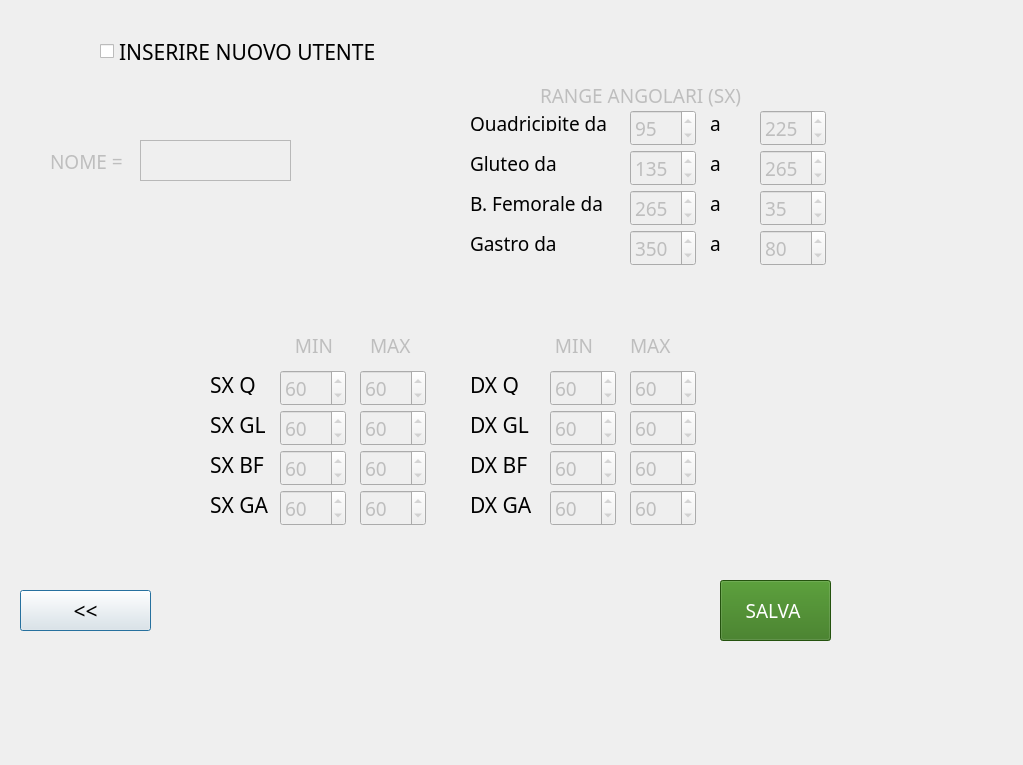
<?xml version="1.0" encoding="UTF-8"?>
<ui version="4.0">
 <class>User</class>
 <widget class="QDialog" name="User">
  <property name="geometry">
   <rect>
    <x>0</x>
    <y>0</y>
    <width>1023</width>
    <height>765</height>
   </rect>
  </property>
  <property name="windowTitle">
   <string>Dialog</string>
  </property>
  <widget class="QCheckBox" name="insertNewUser">
   <property name="enabled">
    <bool>true</bool>
   </property>
   <property name="geometry">
    <rect>
     <x>100</x>
     <y>40</y>
     <width>321</width>
     <height>23</height>
    </rect>
   </property>
   <property name="font">
    <font>
     <family>Droid Sans Fallback</family>
     <pointsize>16</pointsize>
    </font>
   </property>
   <property name="text">
    <string>INSERIRE NUOVO UTENTE</string>
   </property>
   <property name="checked">
    <bool>false</bool>
   </property>
  </widget>
  <widget class="QLabel" name="startingCurrentL0">
   <property name="enabled">
    <bool>false</bool>
   </property>
   <property name="geometry">
    <rect>
     <x>210</x>
     <y>370</y>
     <width>71</width>
     <height>25</height>
    </rect>
   </property>
   <property name="font">
    <font>
     <family>Droid Sans Fallback</family>
     <pointsize>16</pointsize>
    </font>
   </property>
   <property name="text">
    <string>&lt;html&gt;&lt;head/&gt;&lt;body&gt;&lt;p&gt;&lt;span style=&quot; color:#000000;&quot;&gt;SX Q&lt;/span&gt;&lt;/p&gt;&lt;/body&gt;&lt;/html&gt;</string>
   </property>
  </widget>
  <widget class="QSpinBox" name="startCurrentValueL0">
   <property name="enabled">
    <bool>false</bool>
   </property>
   <property name="geometry">
    <rect>
     <x>280</x>
     <y>370</y>
     <width>66</width>
     <height>36</height>
    </rect>
   </property>
   <property name="font">
    <font>
     <family>Droid Sans Fallback</family>
     <pointsize>14</pointsize>
    </font>
   </property>
   <property name="minimum">
    <number>1</number>
   </property>
   <property name="maximum">
    <number>120</number>
   </property>
   <property name="singleStep">
    <number>5</number>
   </property>
   <property name="value">
    <number>60</number>
   </property>
  </widget>
  <widget class="QLabel" name="label1">
   <property name="enabled">
    <bool>false</bool>
   </property>
   <property name="geometry">
    <rect>
     <x>290</x>
     <y>330</y>
     <width>61</width>
     <height>31</height>
    </rect>
   </property>
   <property name="font">
    <font>
     <family>Droid Sans Fallback</family>
     <pointsize>14</pointsize>
    </font>
   </property>
   <property name="text">
    <string> MIN</string>
   </property>
  </widget>
  <widget class="QSpinBox" name="startCurrentValueL1">
   <property name="enabled">
    <bool>false</bool>
   </property>
   <property name="geometry">
    <rect>
     <x>280</x>
     <y>410</y>
     <width>66</width>
     <height>36</height>
    </rect>
   </property>
   <property name="font">
    <font>
     <family>Droid Sans Fallback</family>
     <pointsize>14</pointsize>
    </font>
   </property>
   <property name="minimum">
    <number>1</number>
   </property>
   <property name="maximum">
    <number>120</number>
   </property>
   <property name="singleStep">
    <number>5</number>
   </property>
   <property name="value">
    <number>60</number>
   </property>
  </widget>
  <widget class="QLabel" name="startingCurrentL1">
   <property name="enabled">
    <bool>false</bool>
   </property>
   <property name="geometry">
    <rect>
     <x>210</x>
     <y>410</y>
     <width>71</width>
     <height>25</height>
    </rect>
   </property>
   <property name="font">
    <font>
     <family>Droid Sans Fallback</family>
     <pointsize>16</pointsize>
    </font>
   </property>
   <property name="text">
    <string>&lt;html&gt;&lt;head/&gt;&lt;body&gt;&lt;p&gt;&lt;span style=&quot; color:#000000;&quot;&gt;SX GL&lt;/span&gt;&lt;/p&gt;&lt;/body&gt;&lt;/html&gt;</string>
   </property>
  </widget>
  <widget class="QLabel" name="startingCurrentL2">
   <property name="enabled">
    <bool>false</bool>
   </property>
   <property name="geometry">
    <rect>
     <x>210</x>
     <y>490</y>
     <width>71</width>
     <height>25</height>
    </rect>
   </property>
   <property name="font">
    <font>
     <family>Droid Sans Fallback</family>
     <pointsize>16</pointsize>
    </font>
   </property>
   <property name="text">
    <string>&lt;html&gt;&lt;head/&gt;&lt;body&gt;&lt;p&gt;&lt;span style=&quot; color:#000000;&quot;&gt;SX GA&lt;/span&gt;&lt;/p&gt;&lt;/body&gt;&lt;/html&gt;</string>
   </property>
  </widget>
  <widget class="QSpinBox" name="startCurrentValueL2">
   <property name="enabled">
    <bool>false</bool>
   </property>
   <property name="geometry">
    <rect>
     <x>280</x>
     <y>450</y>
     <width>66</width>
     <height>36</height>
    </rect>
   </property>
   <property name="font">
    <font>
     <family>Droid Sans Fallback</family>
     <pointsize>14</pointsize>
    </font>
   </property>
   <property name="minimum">
    <number>1</number>
   </property>
   <property name="maximum">
    <number>120</number>
   </property>
   <property name="singleStep">
    <number>5</number>
   </property>
   <property name="value">
    <number>60</number>
   </property>
  </widget>
  <widget class="QSpinBox" name="startCurrentValueL3">
   <property name="enabled">
    <bool>false</bool>
   </property>
   <property name="geometry">
    <rect>
     <x>280</x>
     <y>490</y>
     <width>66</width>
     <height>36</height>
    </rect>
   </property>
   <property name="font">
    <font>
     <family>Droid Sans Fallback</family>
     <pointsize>14</pointsize>
    </font>
   </property>
   <property name="minimum">
    <number>1</number>
   </property>
   <property name="maximum">
    <number>120</number>
   </property>
   <property name="singleStep">
    <number>5</number>
   </property>
   <property name="value">
    <number>60</number>
   </property>
  </widget>
  <widget class="QLabel" name="startingCurrentL3">
   <property name="enabled">
    <bool>false</bool>
   </property>
   <property name="geometry">
    <rect>
     <x>210</x>
     <y>450</y>
     <width>71</width>
     <height>25</height>
    </rect>
   </property>
   <property name="font">
    <font>
     <family>Droid Sans Fallback</family>
     <pointsize>16</pointsize>
    </font>
   </property>
   <property name="text">
    <string>&lt;html&gt;&lt;head/&gt;&lt;body&gt;&lt;p&gt;&lt;span style=&quot; color:#000000;&quot;&gt;SX BF&lt;/span&gt;&lt;/p&gt;&lt;/body&gt;&lt;/html&gt;</string>
   </property>
  </widget>
  <widget class="QSpinBox" name="startCurrentValueR2">
   <property name="enabled">
    <bool>false</bool>
   </property>
   <property name="geometry">
    <rect>
     <x>550</x>
     <y>450</y>
     <width>66</width>
     <height>36</height>
    </rect>
   </property>
   <property name="font">
    <font>
     <family>Droid Sans Fallback</family>
     <pointsize>14</pointsize>
    </font>
   </property>
   <property name="minimum">
    <number>1</number>
   </property>
   <property name="maximum">
    <number>120</number>
   </property>
   <property name="singleStep">
    <number>5</number>
   </property>
   <property name="value">
    <number>60</number>
   </property>
  </widget>
  <widget class="QSpinBox" name="startCurrentValueR3">
   <property name="enabled">
    <bool>false</bool>
   </property>
   <property name="geometry">
    <rect>
     <x>550</x>
     <y>490</y>
     <width>66</width>
     <height>36</height>
    </rect>
   </property>
   <property name="font">
    <font>
     <family>Droid Sans Fallback</family>
     <pointsize>14</pointsize>
    </font>
   </property>
   <property name="minimum">
    <number>1</number>
   </property>
   <property name="maximum">
    <number>120</number>
   </property>
   <property name="singleStep">
    <number>5</number>
   </property>
   <property name="value">
    <number>60</number>
   </property>
  </widget>
  <widget class="QSpinBox" name="startCurrentValueR0">
   <property name="enabled">
    <bool>false</bool>
   </property>
   <property name="geometry">
    <rect>
     <x>550</x>
     <y>370</y>
     <width>66</width>
     <height>36</height>
    </rect>
   </property>
   <property name="font">
    <font>
     <family>Droid Sans Fallback</family>
     <pointsize>14</pointsize>
    </font>
   </property>
   <property name="minimum">
    <number>1</number>
   </property>
   <property name="maximum">
    <number>120</number>
   </property>
   <property name="singleStep">
    <number>5</number>
   </property>
   <property name="value">
    <number>60</number>
   </property>
  </widget>
  <widget class="QSpinBox" name="startCurrentValueR1">
   <property name="enabled">
    <bool>false</bool>
   </property>
   <property name="geometry">
    <rect>
     <x>550</x>
     <y>410</y>
     <width>66</width>
     <height>36</height>
    </rect>
   </property>
   <property name="font">
    <font>
     <family>Droid Sans Fallback</family>
     <pointsize>14</pointsize>
    </font>
   </property>
   <property name="minimum">
    <number>1</number>
   </property>
   <property name="maximum">
    <number>120</number>
   </property>
   <property name="singleStep">
    <number>5</number>
   </property>
   <property name="value">
    <number>60</number>
   </property>
  </widget>
  <widget class="QLabel" name="label2">
   <property name="enabled">
    <bool>false</bool>
   </property>
   <property name="geometry">
    <rect>
     <x>540</x>
     <y>80</y>
     <width>231</width>
     <height>31</height>
    </rect>
   </property>
   <property name="font">
    <font>
     <family>Droid Sans Fallback</family>
     <pointsize>14</pointsize>
    </font>
   </property>
   <property name="text">
    <string>RANGE ANGOLARI (SX)</string>
   </property>
  </widget>
  <widget class="QSpinBox" name="initialRange1">
   <property name="enabled">
    <bool>false</bool>
   </property>
   <property name="geometry">
    <rect>
     <x>630</x>
     <y>110</y>
     <width>66</width>
     <height>36</height>
    </rect>
   </property>
   <property name="font">
    <font>
     <family>Droid Sans Fallback</family>
     <pointsize>14</pointsize>
    </font>
   </property>
   <property name="minimum">
    <number>0</number>
   </property>
   <property name="maximum">
    <number>359</number>
   </property>
   <property name="singleStep">
    <number>5</number>
   </property>
   <property name="value">
    <number>95</number>
   </property>
  </widget>
  <widget class="QLabel" name="muscle1">
   <property name="enabled">
    <bool>false</bool>
   </property>
   <property name="geometry">
    <rect>
     <x>470</x>
     <y>110</y>
     <width>151</width>
     <height>21</height>
    </rect>
   </property>
   <property name="font">
    <font>
     <family>Droid Sans Fallback</family>
     <pointsize>14</pointsize>
    </font>
   </property>
   <property name="text">
    <string>&lt;html&gt;&lt;head/&gt;&lt;body&gt;&lt;p&gt;&lt;span style=&quot; color:#000000;&quot;&gt;Quadricipite da&lt;/span&gt;&lt;/p&gt;&lt;/body&gt;&lt;/html&gt;</string>
   </property>
  </widget>
  <widget class="QLabel" name="muscle2">
   <property name="enabled">
    <bool>false</bool>
   </property>
   <property name="geometry">
    <rect>
     <x>470</x>
     <y>150</y>
     <width>151</width>
     <height>21</height>
    </rect>
   </property>
   <property name="font">
    <font>
     <family>Droid Sans Fallback</family>
     <pointsize>14</pointsize>
    </font>
   </property>
   <property name="text">
    <string>&lt;html&gt;&lt;head/&gt;&lt;body&gt;&lt;p&gt;&lt;span style=&quot; color:#000000;&quot;&gt;Gluteo da&lt;/span&gt;&lt;/p&gt;&lt;/body&gt;&lt;/html&gt;</string>
   </property>
  </widget>
  <widget class="QLabel" name="muscle3">
   <property name="enabled">
    <bool>false</bool>
   </property>
   <property name="geometry">
    <rect>
     <x>470</x>
     <y>190</y>
     <width>151</width>
     <height>21</height>
    </rect>
   </property>
   <property name="font">
    <font>
     <family>Droid Sans Fallback</family>
     <pointsize>14</pointsize>
    </font>
   </property>
   <property name="text">
    <string>&lt;html&gt;&lt;head/&gt;&lt;body&gt;&lt;p&gt;&lt;span style=&quot; color:#000000;&quot;&gt;B. Femorale da&lt;/span&gt;&lt;/p&gt;&lt;/body&gt;&lt;/html&gt;</string>
   </property>
  </widget>
  <widget class="QLabel" name="muscle4">
   <property name="enabled">
    <bool>false</bool>
   </property>
   <property name="geometry">
    <rect>
     <x>470</x>
     <y>230</y>
     <width>151</width>
     <height>21</height>
    </rect>
   </property>
   <property name="font">
    <font>
     <family>Droid Sans Fallback</family>
     <pointsize>14</pointsize>
    </font>
   </property>
   <property name="text">
    <string>&lt;html&gt;&lt;head/&gt;&lt;body&gt;&lt;p&gt;&lt;span style=&quot; color:#000000;&quot;&gt;Gastro da&lt;/span&gt;&lt;/p&gt;&lt;/body&gt;&lt;/html&gt;</string>
   </property>
  </widget>
  <widget class="QSpinBox" name="initialRange2">
   <property name="enabled">
    <bool>false</bool>
   </property>
   <property name="geometry">
    <rect>
     <x>630</x>
     <y>150</y>
     <width>66</width>
     <height>36</height>
    </rect>
   </property>
   <property name="font">
    <font>
     <family>Droid Sans Fallback</family>
     <pointsize>14</pointsize>
    </font>
   </property>
   <property name="minimum">
    <number>0</number>
   </property>
   <property name="maximum">
    <number>359</number>
   </property>
   <property name="singleStep">
    <number>5</number>
   </property>
   <property name="value">
    <number>135</number>
   </property>
  </widget>
  <widget class="QSpinBox" name="initialRange3">
   <property name="enabled">
    <bool>false</bool>
   </property>
   <property name="geometry">
    <rect>
     <x>630</x>
     <y>190</y>
     <width>66</width>
     <height>36</height>
    </rect>
   </property>
   <property name="font">
    <font>
     <family>Droid Sans Fallback</family>
     <pointsize>14</pointsize>
    </font>
   </property>
   <property name="minimum">
    <number>0</number>
   </property>
   <property name="maximum">
    <number>359</number>
   </property>
   <property name="singleStep">
    <number>5</number>
   </property>
   <property name="value">
    <number>265</number>
   </property>
  </widget>
  <widget class="QSpinBox" name="initialRange4">
   <property name="enabled">
    <bool>false</bool>
   </property>
   <property name="geometry">
    <rect>
     <x>630</x>
     <y>230</y>
     <width>66</width>
     <height>36</height>
    </rect>
   </property>
   <property name="font">
    <font>
     <family>Droid Sans Fallback</family>
     <pointsize>14</pointsize>
    </font>
   </property>
   <property name="minimum">
    <number>0</number>
   </property>
   <property name="maximum">
    <number>359</number>
   </property>
   <property name="singleStep">
    <number>5</number>
   </property>
   <property name="value">
    <number>350</number>
   </property>
  </widget>
  <widget class="QLabel" name="label3">
   <property name="enabled">
    <bool>false</bool>
   </property>
   <property name="geometry">
    <rect>
     <x>710</x>
     <y>110</y>
     <width>31</width>
     <height>21</height>
    </rect>
   </property>
   <property name="font">
    <font>
     <family>Droid Sans Fallback</family>
     <pointsize>14</pointsize>
    </font>
   </property>
   <property name="text">
    <string>&lt;html&gt;&lt;head/&gt;&lt;body&gt;&lt;p&gt;&lt;span style=&quot; color:#000000;&quot;&gt;a&lt;/span&gt;&lt;/p&gt;&lt;/body&gt;&lt;/html&gt;</string>
   </property>
  </widget>
  <widget class="QLabel" name="label3_2">
   <property name="enabled">
    <bool>false</bool>
   </property>
   <property name="geometry">
    <rect>
     <x>710</x>
     <y>150</y>
     <width>31</width>
     <height>21</height>
    </rect>
   </property>
   <property name="font">
    <font>
     <family>Droid Sans Fallback</family>
     <pointsize>14</pointsize>
    </font>
   </property>
   <property name="text">
    <string>&lt;html&gt;&lt;head/&gt;&lt;body&gt;&lt;p&gt;&lt;span style=&quot; color:#000000;&quot;&gt;a&lt;/span&gt;&lt;/p&gt;&lt;/body&gt;&lt;/html&gt;</string>
   </property>
  </widget>
  <widget class="QLabel" name="label3_3">
   <property name="enabled">
    <bool>false</bool>
   </property>
   <property name="geometry">
    <rect>
     <x>710</x>
     <y>190</y>
     <width>31</width>
     <height>21</height>
    </rect>
   </property>
   <property name="font">
    <font>
     <family>Droid Sans Fallback</family>
     <pointsize>14</pointsize>
    </font>
   </property>
   <property name="text">
    <string>&lt;html&gt;&lt;head/&gt;&lt;body&gt;&lt;p&gt;&lt;span style=&quot; color:#000000;&quot;&gt;a&lt;/span&gt;&lt;/p&gt;&lt;/body&gt;&lt;/html&gt;</string>
   </property>
  </widget>
  <widget class="QLabel" name="label3_4">
   <property name="enabled">
    <bool>false</bool>
   </property>
   <property name="geometry">
    <rect>
     <x>710</x>
     <y>230</y>
     <width>31</width>
     <height>21</height>
    </rect>
   </property>
   <property name="font">
    <font>
     <family>Droid Sans Fallback</family>
     <pointsize>14</pointsize>
    </font>
   </property>
   <property name="text">
    <string>&lt;html&gt;&lt;head/&gt;&lt;body&gt;&lt;p&gt;&lt;span style=&quot; color:#000000;&quot;&gt;a&lt;/span&gt;&lt;/p&gt;&lt;/body&gt;&lt;/html&gt;</string>
   </property>
  </widget>
  <widget class="QSpinBox" name="finalRange1">
   <property name="enabled">
    <bool>false</bool>
   </property>
   <property name="geometry">
    <rect>
     <x>760</x>
     <y>110</y>
     <width>66</width>
     <height>36</height>
    </rect>
   </property>
   <property name="font">
    <font>
     <family>Droid Sans Fallback</family>
     <pointsize>14</pointsize>
    </font>
   </property>
   <property name="minimum">
    <number>0</number>
   </property>
   <property name="maximum">
    <number>359</number>
   </property>
   <property name="singleStep">
    <number>5</number>
   </property>
   <property name="value">
    <number>225</number>
   </property>
   <property name="displayIntegerBase">
    <number>10</number>
   </property>
  </widget>
  <widget class="QSpinBox" name="finalRange4">
   <property name="enabled">
    <bool>false</bool>
   </property>
   <property name="geometry">
    <rect>
     <x>760</x>
     <y>230</y>
     <width>66</width>
     <height>36</height>
    </rect>
   </property>
   <property name="font">
    <font>
     <family>Droid Sans Fallback</family>
     <pointsize>14</pointsize>
    </font>
   </property>
   <property name="minimum">
    <number>0</number>
   </property>
   <property name="maximum">
    <number>359</number>
   </property>
   <property name="singleStep">
    <number>5</number>
   </property>
   <property name="value">
    <number>80</number>
   </property>
  </widget>
  <widget class="QSpinBox" name="finalRange2">
   <property name="enabled">
    <bool>false</bool>
   </property>
   <property name="geometry">
    <rect>
     <x>760</x>
     <y>150</y>
     <width>66</width>
     <height>36</height>
    </rect>
   </property>
   <property name="font">
    <font>
     <family>Droid Sans Fallback</family>
     <pointsize>14</pointsize>
    </font>
   </property>
   <property name="minimum">
    <number>0</number>
   </property>
   <property name="maximum">
    <number>359</number>
   </property>
   <property name="singleStep">
    <number>5</number>
   </property>
   <property name="value">
    <number>265</number>
   </property>
  </widget>
  <widget class="QSpinBox" name="finalRange3">
   <property name="enabled">
    <bool>false</bool>
   </property>
   <property name="geometry">
    <rect>
     <x>760</x>
     <y>190</y>
     <width>66</width>
     <height>36</height>
    </rect>
   </property>
   <property name="font">
    <font>
     <family>Droid Sans Fallback</family>
     <pointsize>14</pointsize>
    </font>
   </property>
   <property name="minimum">
    <number>0</number>
   </property>
   <property name="maximum">
    <number>359</number>
   </property>
   <property name="singleStep">
    <number>5</number>
   </property>
   <property name="value">
    <number>35</number>
   </property>
  </widget>
  <widget class="QPushButton" name="backButton">
   <property name="geometry">
    <rect>
     <x>20</x>
     <y>590</y>
     <width>131</width>
     <height>41</height>
    </rect>
   </property>
   <property name="font">
    <font>
     <family>Droid Sans Fallback</family>
     <pointsize>16</pointsize>
    </font>
   </property>
   <property name="text">
    <string>&lt;&lt;</string>
   </property>
  </widget>
  <widget class="QPushButton" name="saveConfigButton">
   <property name="geometry">
    <rect>
     <x>720</x>
     <y>580</y>
     <width>111</width>
     <height>61</height>
    </rect>
   </property>
   <property name="palette">
    <palette>
     <active>
      <colorrole role="WindowText">
       <brush brushstyle="SolidPattern">
        <color alpha="255">
         <red>255</red>
         <green>255</green>
         <blue>255</blue>
        </color>
       </brush>
      </colorrole>
      <colorrole role="Button">
       <brush brushstyle="SolidPattern">
        <color alpha="255">
         <red>50</red>
         <green>115</green>
         <blue>20</blue>
        </color>
       </brush>
      </colorrole>
      <colorrole role="Light">
       <brush brushstyle="SolidPattern">
        <color alpha="255">
         <red>75</red>
         <green>173</green>
         <blue>30</blue>
        </color>
       </brush>
      </colorrole>
      <colorrole role="Midlight">
       <brush brushstyle="SolidPattern">
        <color alpha="255">
         <red>62</red>
         <green>144</green>
         <blue>25</blue>
        </color>
       </brush>
      </colorrole>
      <colorrole role="Dark">
       <brush brushstyle="SolidPattern">
        <color alpha="255">
         <red>25</red>
         <green>57</green>
         <blue>10</blue>
        </color>
       </brush>
      </colorrole>
      <colorrole role="Mid">
       <brush brushstyle="SolidPattern">
        <color alpha="255">
         <red>33</red>
         <green>76</green>
         <blue>13</blue>
        </color>
       </brush>
      </colorrole>
      <colorrole role="Text">
       <brush brushstyle="SolidPattern">
        <color alpha="255">
         <red>255</red>
         <green>255</green>
         <blue>255</blue>
        </color>
       </brush>
      </colorrole>
      <colorrole role="BrightText">
       <brush brushstyle="SolidPattern">
        <color alpha="255">
         <red>255</red>
         <green>255</green>
         <blue>255</blue>
        </color>
       </brush>
      </colorrole>
      <colorrole role="ButtonText">
       <brush brushstyle="SolidPattern">
        <color alpha="255">
         <red>255</red>
         <green>255</green>
         <blue>255</blue>
        </color>
       </brush>
      </colorrole>
      <colorrole role="Base">
       <brush brushstyle="SolidPattern">
        <color alpha="255">
         <red>0</red>
         <green>0</green>
         <blue>0</blue>
        </color>
       </brush>
      </colorrole>
      <colorrole role="Window">
       <brush brushstyle="SolidPattern">
        <color alpha="255">
         <red>50</red>
         <green>115</green>
         <blue>20</blue>
        </color>
       </brush>
      </colorrole>
      <colorrole role="Shadow">
       <brush brushstyle="SolidPattern">
        <color alpha="255">
         <red>0</red>
         <green>0</green>
         <blue>0</blue>
        </color>
       </brush>
      </colorrole>
      <colorrole role="AlternateBase">
       <brush brushstyle="SolidPattern">
        <color alpha="255">
         <red>25</red>
         <green>57</green>
         <blue>10</blue>
        </color>
       </brush>
      </colorrole>
      <colorrole role="ToolTipBase">
       <brush brushstyle="SolidPattern">
        <color alpha="255">
         <red>255</red>
         <green>255</green>
         <blue>220</blue>
        </color>
       </brush>
      </colorrole>
      <colorrole role="ToolTipText">
       <brush brushstyle="SolidPattern">
        <color alpha="255">
         <red>0</red>
         <green>0</green>
         <blue>0</blue>
        </color>
       </brush>
      </colorrole>
     </active>
     <inactive>
      <colorrole role="WindowText">
       <brush brushstyle="SolidPattern">
        <color alpha="255">
         <red>255</red>
         <green>255</green>
         <blue>255</blue>
        </color>
       </brush>
      </colorrole>
      <colorrole role="Button">
       <brush brushstyle="SolidPattern">
        <color alpha="255">
         <red>50</red>
         <green>115</green>
         <blue>20</blue>
        </color>
       </brush>
      </colorrole>
      <colorrole role="Light">
       <brush brushstyle="SolidPattern">
        <color alpha="255">
         <red>75</red>
         <green>173</green>
         <blue>30</blue>
        </color>
       </brush>
      </colorrole>
      <colorrole role="Midlight">
       <brush brushstyle="SolidPattern">
        <color alpha="255">
         <red>62</red>
         <green>144</green>
         <blue>25</blue>
        </color>
       </brush>
      </colorrole>
      <colorrole role="Dark">
       <brush brushstyle="SolidPattern">
        <color alpha="255">
         <red>25</red>
         <green>57</green>
         <blue>10</blue>
        </color>
       </brush>
      </colorrole>
      <colorrole role="Mid">
       <brush brushstyle="SolidPattern">
        <color alpha="255">
         <red>33</red>
         <green>76</green>
         <blue>13</blue>
        </color>
       </brush>
      </colorrole>
      <colorrole role="Text">
       <brush brushstyle="SolidPattern">
        <color alpha="255">
         <red>255</red>
         <green>255</green>
         <blue>255</blue>
        </color>
       </brush>
      </colorrole>
      <colorrole role="BrightText">
       <brush brushstyle="SolidPattern">
        <color alpha="255">
         <red>255</red>
         <green>255</green>
         <blue>255</blue>
        </color>
       </brush>
      </colorrole>
      <colorrole role="ButtonText">
       <brush brushstyle="SolidPattern">
        <color alpha="255">
         <red>255</red>
         <green>255</green>
         <blue>255</blue>
        </color>
       </brush>
      </colorrole>
      <colorrole role="Base">
       <brush brushstyle="SolidPattern">
        <color alpha="255">
         <red>0</red>
         <green>0</green>
         <blue>0</blue>
        </color>
       </brush>
      </colorrole>
      <colorrole role="Window">
       <brush brushstyle="SolidPattern">
        <color alpha="255">
         <red>50</red>
         <green>115</green>
         <blue>20</blue>
        </color>
       </brush>
      </colorrole>
      <colorrole role="Shadow">
       <brush brushstyle="SolidPattern">
        <color alpha="255">
         <red>0</red>
         <green>0</green>
         <blue>0</blue>
        </color>
       </brush>
      </colorrole>
      <colorrole role="AlternateBase">
       <brush brushstyle="SolidPattern">
        <color alpha="255">
         <red>25</red>
         <green>57</green>
         <blue>10</blue>
        </color>
       </brush>
      </colorrole>
      <colorrole role="ToolTipBase">
       <brush brushstyle="SolidPattern">
        <color alpha="255">
         <red>255</red>
         <green>255</green>
         <blue>220</blue>
        </color>
       </brush>
      </colorrole>
      <colorrole role="ToolTipText">
       <brush brushstyle="SolidPattern">
        <color alpha="255">
         <red>0</red>
         <green>0</green>
         <blue>0</blue>
        </color>
       </brush>
      </colorrole>
     </inactive>
     <disabled>
      <colorrole role="WindowText">
       <brush brushstyle="SolidPattern">
        <color alpha="255">
         <red>25</red>
         <green>57</green>
         <blue>10</blue>
        </color>
       </brush>
      </colorrole>
      <colorrole role="Button">
       <brush brushstyle="SolidPattern">
        <color alpha="255">
         <red>50</red>
         <green>115</green>
         <blue>20</blue>
        </color>
       </brush>
      </colorrole>
      <colorrole role="Light">
       <brush brushstyle="SolidPattern">
        <color alpha="255">
         <red>75</red>
         <green>173</green>
         <blue>30</blue>
        </color>
       </brush>
      </colorrole>
      <colorrole role="Midlight">
       <brush brushstyle="SolidPattern">
        <color alpha="255">
         <red>62</red>
         <green>144</green>
         <blue>25</blue>
        </color>
       </brush>
      </colorrole>
      <colorrole role="Dark">
       <brush brushstyle="SolidPattern">
        <color alpha="255">
         <red>25</red>
         <green>57</green>
         <blue>10</blue>
        </color>
       </brush>
      </colorrole>
      <colorrole role="Mid">
       <brush brushstyle="SolidPattern">
        <color alpha="255">
         <red>33</red>
         <green>76</green>
         <blue>13</blue>
        </color>
       </brush>
      </colorrole>
      <colorrole role="Text">
       <brush brushstyle="SolidPattern">
        <color alpha="255">
         <red>25</red>
         <green>57</green>
         <blue>10</blue>
        </color>
       </brush>
      </colorrole>
      <colorrole role="BrightText">
       <brush brushstyle="SolidPattern">
        <color alpha="255">
         <red>255</red>
         <green>255</green>
         <blue>255</blue>
        </color>
       </brush>
      </colorrole>
      <colorrole role="ButtonText">
       <brush brushstyle="SolidPattern">
        <color alpha="255">
         <red>25</red>
         <green>57</green>
         <blue>10</blue>
        </color>
       </brush>
      </colorrole>
      <colorrole role="Base">
       <brush brushstyle="SolidPattern">
        <color alpha="255">
         <red>50</red>
         <green>115</green>
         <blue>20</blue>
        </color>
       </brush>
      </colorrole>
      <colorrole role="Window">
       <brush brushstyle="SolidPattern">
        <color alpha="255">
         <red>50</red>
         <green>115</green>
         <blue>20</blue>
        </color>
       </brush>
      </colorrole>
      <colorrole role="Shadow">
       <brush brushstyle="SolidPattern">
        <color alpha="255">
         <red>0</red>
         <green>0</green>
         <blue>0</blue>
        </color>
       </brush>
      </colorrole>
      <colorrole role="AlternateBase">
       <brush brushstyle="SolidPattern">
        <color alpha="255">
         <red>50</red>
         <green>115</green>
         <blue>20</blue>
        </color>
       </brush>
      </colorrole>
      <colorrole role="ToolTipBase">
       <brush brushstyle="SolidPattern">
        <color alpha="255">
         <red>255</red>
         <green>255</green>
         <blue>220</blue>
        </color>
       </brush>
      </colorrole>
      <colorrole role="ToolTipText">
       <brush brushstyle="SolidPattern">
        <color alpha="255">
         <red>0</red>
         <green>0</green>
         <blue>0</blue>
        </color>
       </brush>
      </colorrole>
     </disabled>
    </palette>
   </property>
   <property name="font">
    <font>
     <family>Droid Sans Fallback</family>
     <pointsize>14</pointsize>
    </font>
   </property>
   <property name="text">
    <string>SALVA </string>
   </property>
  </widget>
  <widget class="QLabel" name="nameLabel">
   <property name="enabled">
    <bool>false</bool>
   </property>
   <property name="geometry">
    <rect>
     <x>50</x>
     <y>150</y>
     <width>81</width>
     <height>23</height>
    </rect>
   </property>
   <property name="font">
    <font>
     <family>Droid Sans Fallback</family>
     <pointsize>14</pointsize>
    </font>
   </property>
   <property name="text">
    <string>NOME =</string>
   </property>
  </widget>
  <widget class="QTextEdit" name="nameValue">
   <property name="enabled">
    <bool>false</bool>
   </property>
   <property name="geometry">
    <rect>
     <x>140</x>
     <y>140</y>
     <width>151</width>
     <height>41</height>
    </rect>
   </property>
   <property name="font">
    <font>
     <family>Droid Sans Fallback</family>
    </font>
   </property>
  </widget>
  <widget class="QLabel" name="ErrorMessage">
   <property name="enabled">
    <bool>true</bool>
   </property>
   <property name="geometry">
    <rect>
     <x>860</x>
     <y>520</y>
     <width>221</width>
     <height>31</height>
    </rect>
   </property>
   <property name="font">
    <font>
     <pointsize>14</pointsize>
    </font>
   </property>
   <property name="text">
    <string/>
   </property>
  </widget>
  <widget class="QLabel" name="maxCurrentL2">
   <property name="enabled">
    <bool>false</bool>
   </property>
   <property name="geometry">
    <rect>
     <x>470</x>
     <y>490</y>
     <width>71</width>
     <height>25</height>
    </rect>
   </property>
   <property name="font">
    <font>
     <family>Droid Sans Fallback</family>
     <pointsize>16</pointsize>
    </font>
   </property>
   <property name="text">
    <string>&lt;html&gt;&lt;head/&gt;&lt;body&gt;&lt;p&gt;&lt;span style=&quot; color:#000000;&quot;&gt;DX GA&lt;/span&gt;&lt;/p&gt;&lt;/body&gt;&lt;/html&gt;</string>
   </property>
  </widget>
  <widget class="QSpinBox" name="maxCurrentValueR2">
   <property name="enabled">
    <bool>false</bool>
   </property>
   <property name="geometry">
    <rect>
     <x>630</x>
     <y>450</y>
     <width>66</width>
     <height>36</height>
    </rect>
   </property>
   <property name="font">
    <font>
     <family>Droid Sans Fallback</family>
     <pointsize>14</pointsize>
    </font>
   </property>
   <property name="minimum">
    <number>1</number>
   </property>
   <property name="maximum">
    <number>150</number>
   </property>
   <property name="singleStep">
    <number>5</number>
   </property>
   <property name="value">
    <number>60</number>
   </property>
  </widget>
  <widget class="QLabel" name="maxCurrentL1">
   <property name="enabled">
    <bool>false</bool>
   </property>
   <property name="geometry">
    <rect>
     <x>470</x>
     <y>410</y>
     <width>71</width>
     <height>25</height>
    </rect>
   </property>
   <property name="font">
    <font>
     <family>Droid Sans Fallback</family>
     <pointsize>16</pointsize>
    </font>
   </property>
   <property name="text">
    <string>&lt;html&gt;&lt;head/&gt;&lt;body&gt;&lt;p&gt;&lt;span style=&quot; color:#000000;&quot;&gt;DX GL&lt;/span&gt;&lt;/p&gt;&lt;/body&gt;&lt;/html&gt;</string>
   </property>
  </widget>
  <widget class="QSpinBox" name="maxCurrentValueR3">
   <property name="enabled">
    <bool>false</bool>
   </property>
   <property name="geometry">
    <rect>
     <x>630</x>
     <y>490</y>
     <width>66</width>
     <height>36</height>
    </rect>
   </property>
   <property name="font">
    <font>
     <family>Droid Sans Fallback</family>
     <pointsize>14</pointsize>
    </font>
   </property>
   <property name="minimum">
    <number>1</number>
   </property>
   <property name="maximum">
    <number>150</number>
   </property>
   <property name="singleStep">
    <number>5</number>
   </property>
   <property name="value">
    <number>60</number>
   </property>
  </widget>
  <widget class="QLabel" name="maxCurrentL3">
   <property name="enabled">
    <bool>false</bool>
   </property>
   <property name="geometry">
    <rect>
     <x>470</x>
     <y>450</y>
     <width>71</width>
     <height>25</height>
    </rect>
   </property>
   <property name="font">
    <font>
     <family>Droid Sans Fallback</family>
     <pointsize>16</pointsize>
    </font>
   </property>
   <property name="text">
    <string>&lt;html&gt;&lt;head/&gt;&lt;body&gt;&lt;p&gt;&lt;span style=&quot; color:#000000;&quot;&gt;DX BF&lt;/span&gt;&lt;/p&gt;&lt;/body&gt;&lt;/html&gt;</string>
   </property>
  </widget>
  <widget class="QSpinBox" name="maxCurrentValueL2">
   <property name="enabled">
    <bool>false</bool>
   </property>
   <property name="geometry">
    <rect>
     <x>360</x>
     <y>450</y>
     <width>66</width>
     <height>36</height>
    </rect>
   </property>
   <property name="font">
    <font>
     <family>Droid Sans Fallback</family>
     <pointsize>14</pointsize>
    </font>
   </property>
   <property name="minimum">
    <number>1</number>
   </property>
   <property name="maximum">
    <number>150</number>
   </property>
   <property name="singleStep">
    <number>5</number>
   </property>
   <property name="value">
    <number>60</number>
   </property>
  </widget>
  <widget class="QSpinBox" name="maxCurrentValueL0">
   <property name="enabled">
    <bool>false</bool>
   </property>
   <property name="geometry">
    <rect>
     <x>360</x>
     <y>370</y>
     <width>66</width>
     <height>36</height>
    </rect>
   </property>
   <property name="font">
    <font>
     <family>Droid Sans Fallback</family>
     <pointsize>14</pointsize>
    </font>
   </property>
   <property name="minimum">
    <number>1</number>
   </property>
   <property name="maximum">
    <number>150</number>
   </property>
   <property name="singleStep">
    <number>5</number>
   </property>
   <property name="value">
    <number>60</number>
   </property>
  </widget>
  <widget class="QSpinBox" name="maxCurrentValueR0">
   <property name="enabled">
    <bool>false</bool>
   </property>
   <property name="geometry">
    <rect>
     <x>630</x>
     <y>370</y>
     <width>66</width>
     <height>36</height>
    </rect>
   </property>
   <property name="font">
    <font>
     <family>Droid Sans Fallback</family>
     <pointsize>14</pointsize>
    </font>
   </property>
   <property name="minimum">
    <number>1</number>
   </property>
   <property name="maximum">
    <number>150</number>
   </property>
   <property name="singleStep">
    <number>5</number>
   </property>
   <property name="value">
    <number>60</number>
   </property>
  </widget>
  <widget class="QLabel" name="maxCurrentL0">
   <property name="enabled">
    <bool>false</bool>
   </property>
   <property name="geometry">
    <rect>
     <x>470</x>
     <y>370</y>
     <width>71</width>
     <height>25</height>
    </rect>
   </property>
   <property name="font">
    <font>
     <family>Droid Sans Fallback</family>
     <pointsize>16</pointsize>
    </font>
   </property>
   <property name="text">
    <string>&lt;html&gt;&lt;head/&gt;&lt;body&gt;&lt;p&gt;&lt;span style=&quot; color:#000000;&quot;&gt;DX Q&lt;/span&gt;&lt;/p&gt;&lt;/body&gt;&lt;/html&gt;</string>
   </property>
  </widget>
  <widget class="QSpinBox" name="maxCurrentValueL1">
   <property name="enabled">
    <bool>false</bool>
   </property>
   <property name="geometry">
    <rect>
     <x>360</x>
     <y>410</y>
     <width>66</width>
     <height>36</height>
    </rect>
   </property>
   <property name="font">
    <font>
     <family>Droid Sans Fallback</family>
     <pointsize>14</pointsize>
    </font>
   </property>
   <property name="minimum">
    <number>1</number>
   </property>
   <property name="maximum">
    <number>150</number>
   </property>
   <property name="singleStep">
    <number>5</number>
   </property>
   <property name="value">
    <number>60</number>
   </property>
  </widget>
  <widget class="QLabel" name="label1_2">
   <property name="enabled">
    <bool>false</bool>
   </property>
   <property name="geometry">
    <rect>
     <x>370</x>
     <y>330</y>
     <width>51</width>
     <height>31</height>
    </rect>
   </property>
   <property name="font">
    <font>
     <family>Droid Sans Fallback</family>
     <pointsize>14</pointsize>
    </font>
   </property>
   <property name="text">
    <string>MAX</string>
   </property>
  </widget>
  <widget class="QSpinBox" name="maxCurrentValueL3">
   <property name="enabled">
    <bool>false</bool>
   </property>
   <property name="geometry">
    <rect>
     <x>360</x>
     <y>490</y>
     <width>66</width>
     <height>36</height>
    </rect>
   </property>
   <property name="font">
    <font>
     <family>Droid Sans Fallback</family>
     <pointsize>14</pointsize>
    </font>
   </property>
   <property name="minimum">
    <number>1</number>
   </property>
   <property name="maximum">
    <number>150</number>
   </property>
   <property name="singleStep">
    <number>5</number>
   </property>
   <property name="value">
    <number>60</number>
   </property>
  </widget>
  <widget class="QSpinBox" name="maxCurrentValueR1">
   <property name="enabled">
    <bool>false</bool>
   </property>
   <property name="geometry">
    <rect>
     <x>630</x>
     <y>410</y>
     <width>66</width>
     <height>36</height>
    </rect>
   </property>
   <property name="font">
    <font>
     <family>Droid Sans Fallback</family>
     <pointsize>14</pointsize>
    </font>
   </property>
   <property name="minimum">
    <number>1</number>
   </property>
   <property name="maximum">
    <number>150</number>
   </property>
   <property name="singleStep">
    <number>5</number>
   </property>
   <property name="value">
    <number>60</number>
   </property>
  </widget>
  <widget class="QLabel" name="label1_3">
   <property name="enabled">
    <bool>false</bool>
   </property>
   <property name="geometry">
    <rect>
     <x>630</x>
     <y>330</y>
     <width>51</width>
     <height>31</height>
    </rect>
   </property>
   <property name="font">
    <font>
     <family>Droid Sans Fallback</family>
     <pointsize>14</pointsize>
    </font>
   </property>
   <property name="text">
    <string>MAX</string>
   </property>
  </widget>
  <widget class="QLabel" name="label1_4">
   <property name="enabled">
    <bool>false</bool>
   </property>
   <property name="geometry">
    <rect>
     <x>550</x>
     <y>330</y>
     <width>61</width>
     <height>31</height>
    </rect>
   </property>
   <property name="font">
    <font>
     <family>Droid Sans Fallback</family>
     <pointsize>14</pointsize>
    </font>
   </property>
   <property name="text">
    <string> MIN</string>
   </property>
  </widget>
 </widget>
 <resources/>
 <connections/>
</ui>
